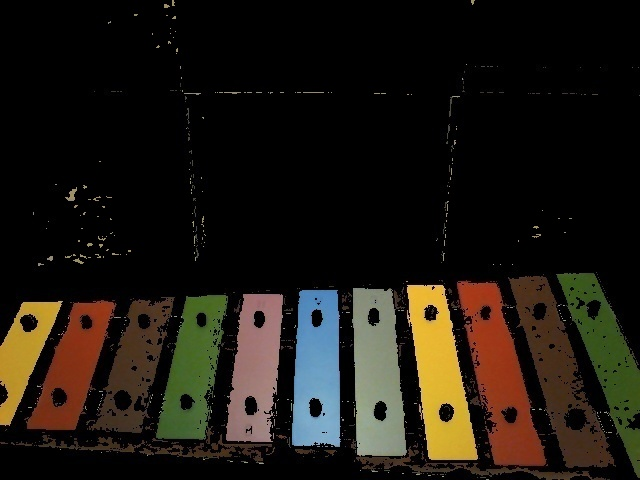
#> input picture Vision_Detection_Part/7.jpg, 640 x 480 px
$ python Feature_matching_Homography_SIFT_find_objects.py   (Python 2 division)   (older library calls are emulated)
#> lines starting #> are read from the running program, lines starting #| are printed output that depends on the picture; after the words box and inside, x2 and y2 are one past the last pixel; in counts of white or black regions, pixels touching at a corner belong together
# -*- coding: utf-8 -*-
"""
Created on Wed Oct 10 16:38:55 2018

@author: CV_LAB_Howard
"""

import numpy as np
import cv2
from matplotlib import pyplot as plt

MIN_MATCH_COUNT = 10

img1 = cv2.imread('7.jpg',0)          # queryImage
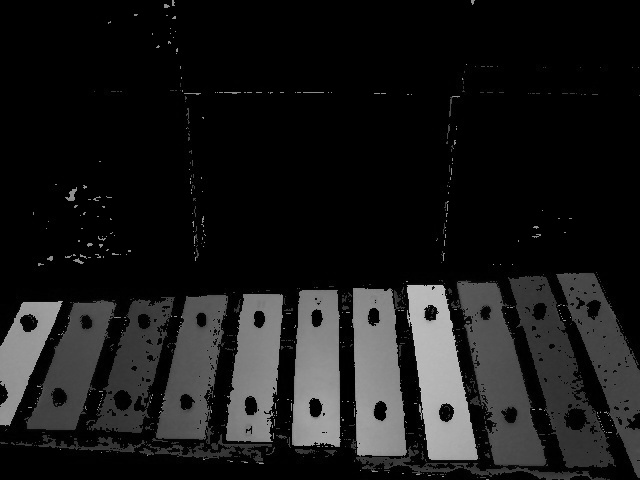
#> img1: shape (480, 640); min 0, max 202, mean 25.1
img2 = cv2.imread('1.jpg',0) # trainImage
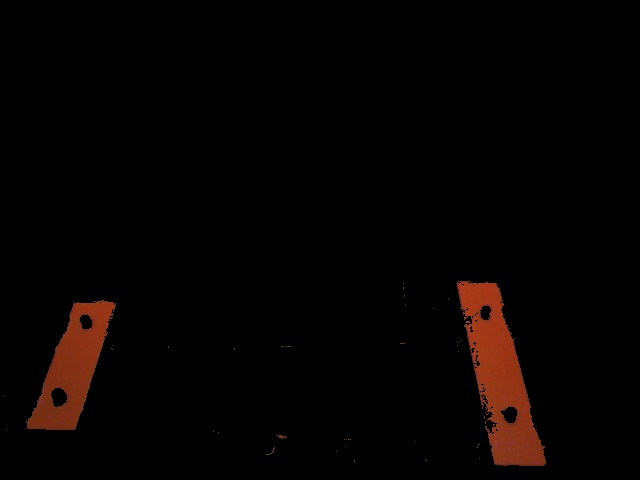
#> input picture Vision_Detection_Part/1.jpg, 640 x 480 px
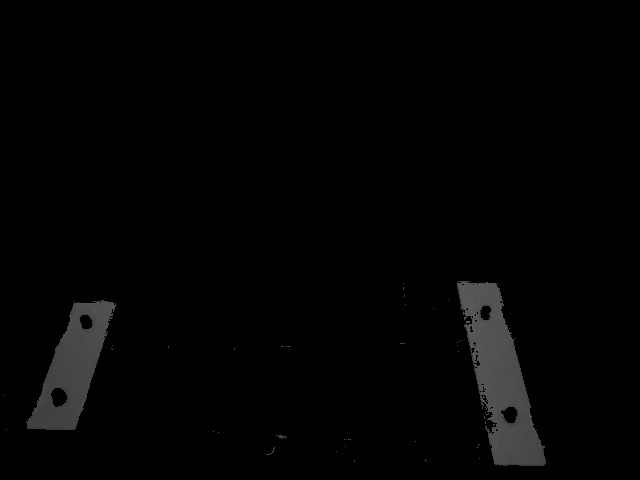
#> img2: shape (480, 640); min 0, max 93, mean 3.3

# Initiate SIFT detector
sift = cv2.SIFT()

# find the keypoints and descriptors with SIFT
kp1, des1 = sift.detectAndCompute(img1,None)
#> kp1 = 754 keypoints; strongest (x, y, size): (430, 313, 9.1), (446, 412, 10.4), (174, 17, 2.1), (315, 408, 10)
kp2, des2 = sift.detectAndCompute(img2,None)
#> kp2 = 84 keypoints; strongest (x, y, size): (485, 312, 8), (510, 414, 9.8), (86, 322, 8.6), (478, 364, 2.4)

FLANN_INDEX_KDTREE = 0
index_params = dict(algorithm = FLANN_INDEX_KDTREE, trees = 5)
search_params = dict(checks = 50)

flann = cv2.FlannBasedMatcher(index_params, search_params)

matches = flann.knnMatch(des1,des2,k=2)
#> matches = 754 matches

# store all the good matches as per Lowe's ratio test.
good = []
for m,n in matches:
    if m.distance < 0.7*n.distance:
        good.append(m)
#> after the loop, good = 56 matches

if len(good)>MIN_MATCH_COUNT:
    src_pts = np.float32([ kp1[m.queryIdx].pt for m in good ]).reshape(-1,1,2)
#> src_pts = 56 rows, first 8: [26.64, 307.9], [28.12, 427.4], [28.12, 427.4], [55.28, 306.5], [57.65, 304.7], [57.65, 304.7], [59.33, 396.5], [59.33, 396.5]
    dst_pts = np.float32([ kp2[m.trainIdx].pt for m in good ]).reshape(-1,1,2)
#> dst_pts = 56 rows, first 8: [78.59, 309], [28.11, 427.4], [28.11, 427.4], [32.22, 423.3], [32.22, 423.3], [32.22, 423.3], [59.03, 396.9], [59.03, 396.9]

    M, mask = cv2.findHomography(src_pts, dst_pts, cv2.RANSAC,5.0)
#> M = [[1.01, 0.00517, -2.41], [0.00263, 1.01, -2.89], [7.57e-06, 1.18e-05, 1]]; mask = 56 values, max 1 at index 1, min 0 at index 0, mean 0.482
    matchesMask = mask.ravel().tolist()
#> matchesMask has the same summary as mask

    h,w = img1.shape
#> h = 480; w = 640
    pts = np.float32([ [0,0],[0,h-1],[w-1,h-1],[w-1,0] ]).reshape(-1,1,2)
#> pts = [[0, 0], [0, 479], [639, 479], [639, 0]]
    dst = cv2.perspectiveTransform(pts,M)
#> dst = [[-2.41, -2.89], [0.0622, 479.3], [638.1, 478.7], [639.3, -1.2]]

    img2 = cv2.polylines(img2,[np.int32(dst)],True,255,3, cv2.LINE_AA)
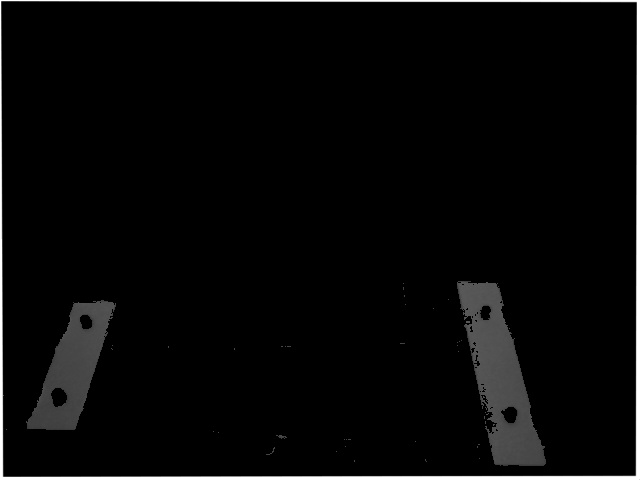
#> img2: shape (480, 640); 2.61% of pixels changed, all inside (x1, y1, x2, y2) = (0, 0, 640, 480)

else:
    print "Not enough matches are found - %d/%d" % (len(good),MIN_MATCH_COUNT)
    matchesMask = None

draw_params = dict(matchColor = (0,255,0), # draw matches in green color
                   singlePointColor = None,
                   matchesMask = matchesMask, # draw only inliers
                   flags = 2)
#> draw_params = 4 items

img3 = cv2.drawMatches(img1,kp1,img2,kp2,good,None,**draw_params)
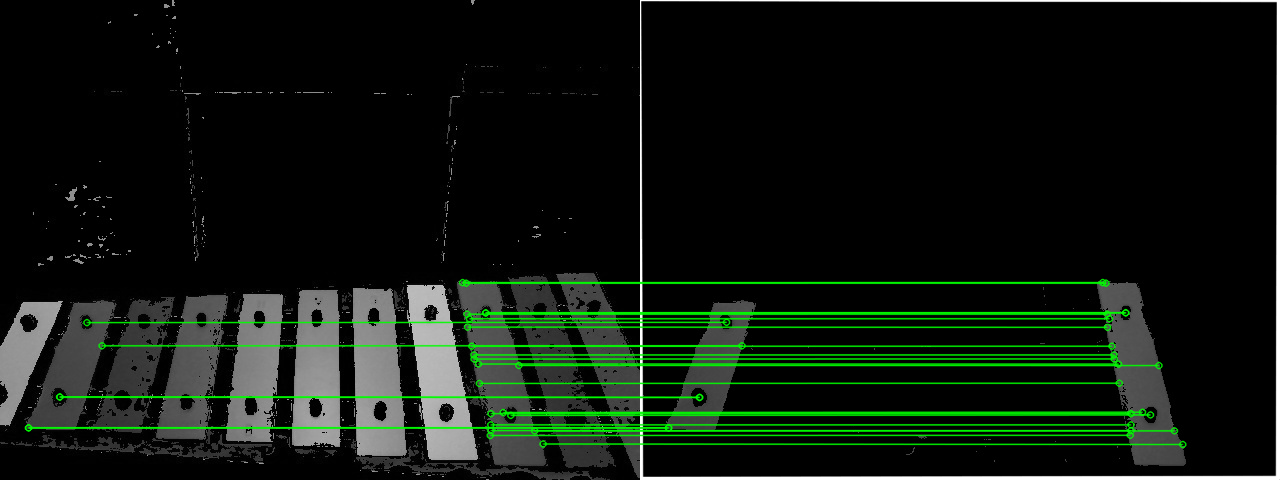
#> img3: shape (480, 1280, 3); mean of channels 0, 1, 2 15.8, 24.6, 15.8; drawn as B, G, R

plt.imshow(img3, 'gray'),plt.show()
